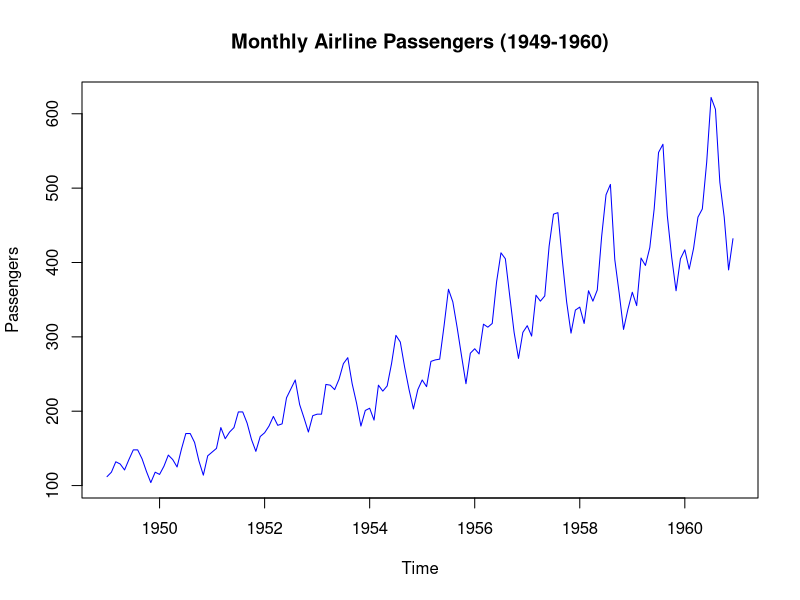
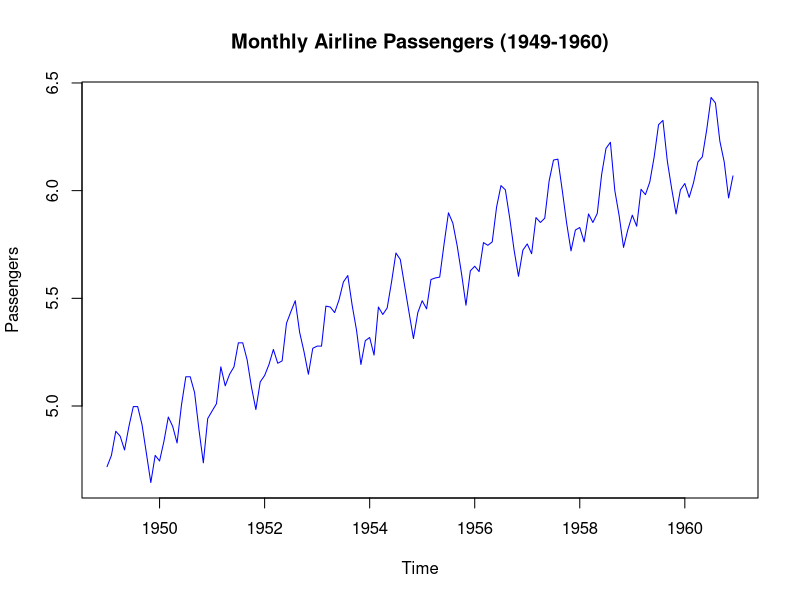
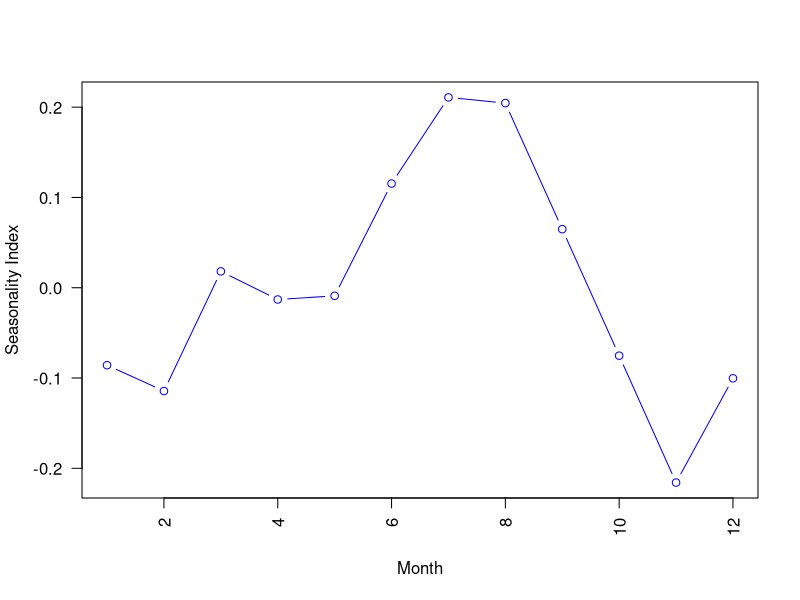
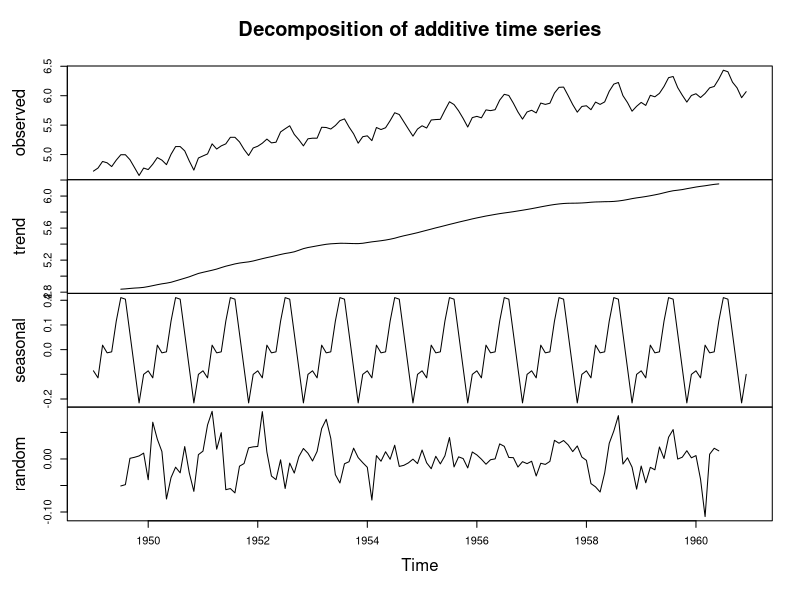
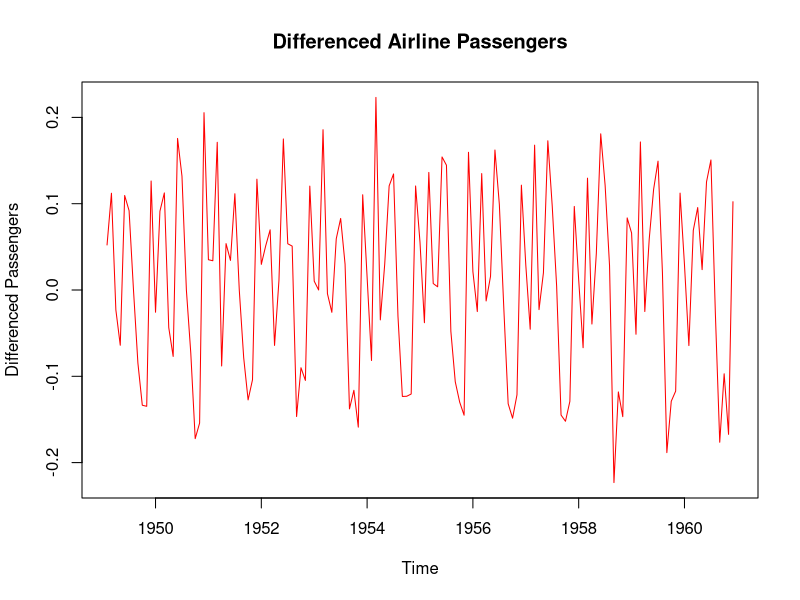
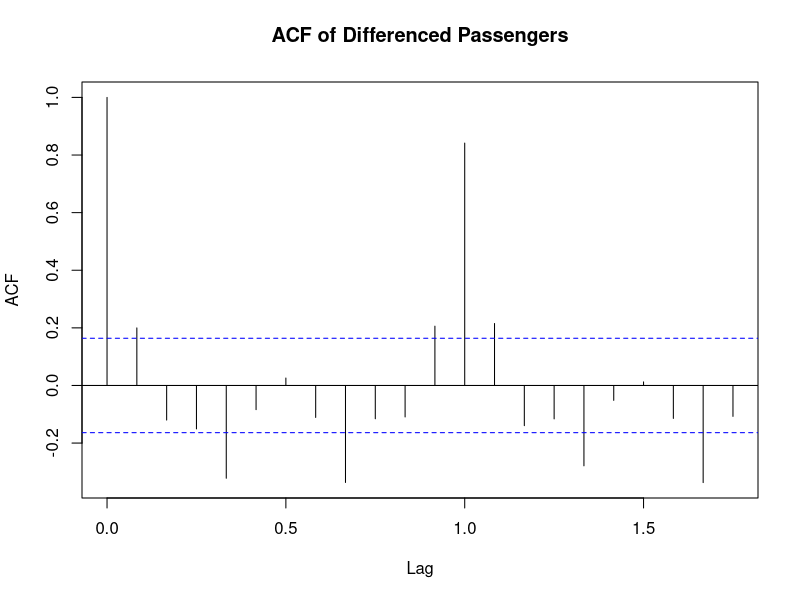
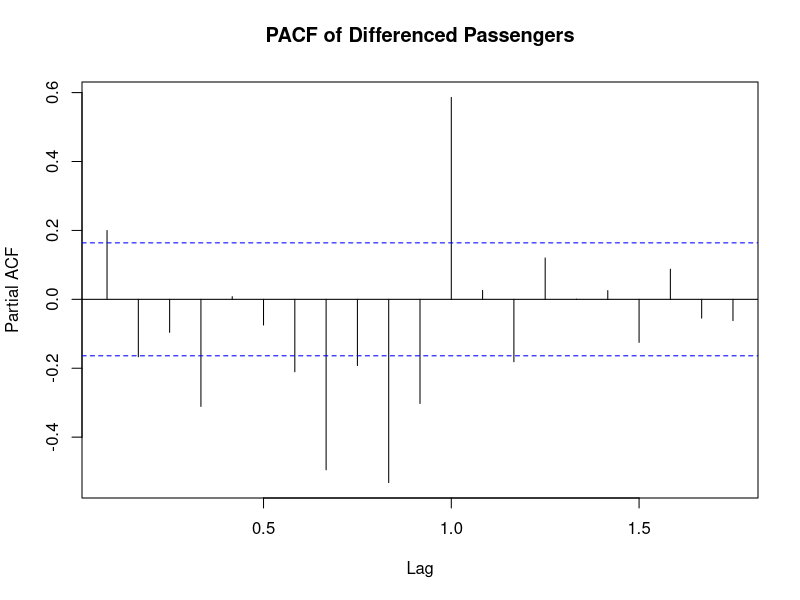
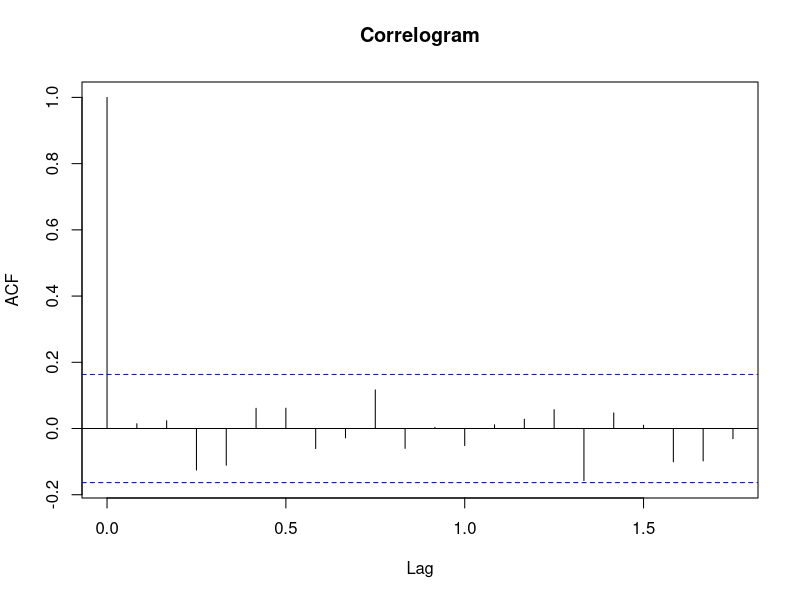

Reproduce these figures in R, in order.
data("AirPassengers")
print(AirPassengers)

AP <- AirPassengers
str(AP)
head(AP)
ts(AP, frequency = 12, start=c(1949,1))
attributes(AP)


# Plot the time series
plot(AP, main = "Monthly Airline Passengers (1949-1960)",
     xlab = "Time", ylab = "Passengers", col = "blue")
# --> Time series appears to be non-stationary


# Install and load the 'tseries' package for the ADF test
install.packages("tseries")
library(tseries)
# Perform the ADF test
adf_test <- adf.test(AirPassengers)
print(adf_test)

# Log Transformation
AP <- log(AP)
plot(AP, main = "Monthly Airline Passengers (1949-1960)",
     xlab = "Time", ylab = "Passengers", col = "blue")



# Decomposition of additive time series
decomp <- decompose(AP)
decomp$figure
plot(decomp$figure,
     type = 'b',
     xlab = 'Month',
     ylab = 'Seasonality Index',
     col = 'blue',
     las = 2)
plot(decomp)


# Difference the data
diff_passengers <- diff(AP)
# Plot the differenced data
plot(diff_passengers, main = "Differenced Airline Passengers",
     xlab = "Time", ylab = "Differenced Passengers", col = "red")
# Perform the ADF test again to confirm stationarity
adf_test_diff <- adf.test(diff_passengers)
print

# Perform the KPSS test
kpss_test_result <- kpss.test(diff_passengers)

# Print the result
print(kpss_test_result)



# Plot ACF
acf(diff_passengers, main = "ACF of Differenced Passengers")

# Plot PACF
pacf(diff_passengers, main = "PACF of Differenced Passengers")


install.packages("forecast")
library(forecast)

# ARIMA - Autoregressive Integrated Moving Average
arima_model <- arima(AP, order = c(1, 1, 2))
print(arima_model)
# or find best arime Model
model <- auto.arima(AP)
print(model)
attributes(model)
model$coef


# ACF and PACF plots
acf(model$residuals, main = 'Correlogram')
pacf(model$residuals, main = 'Partial Correlogram' )

# Ljung-Box test 
Box.test(model$residuals, lag=20, type = 'Ljung-Box')
# --> p-value not significant: little chance that autocorrelation at lag 20 is statistically significant


# Residual plot
hist(model$residuals,
     col = 'red',
     xlab = 'Error',
     main = 'Histogram of Residuals',
     freq = FALSE)
lines(density(model$residuals))













